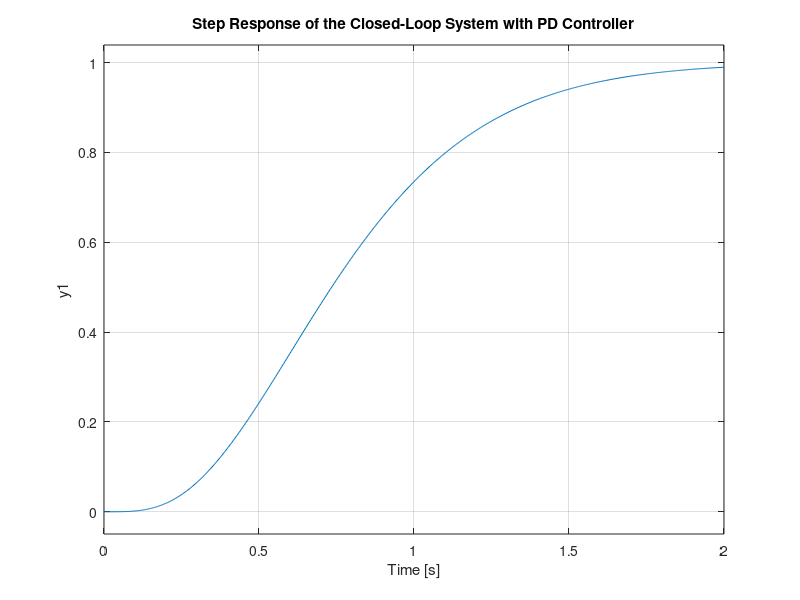

MATLAB code to generate this figure: (Note: this script raises an error after producing the figure.)
% 
% %%
% clc;
% clear all;
% J_m = 0.0001;
% J_l = 0.001;
% K = 1;
% N = 5;
% C_m = 0.01;
% C_l = 0.01;
% 
% % Define the numerator and denominator coefficients
% numerator = K / N;
% denominator = [J_l * J_m, (J_l * C_m + C_l * J_m), ...
%     (J_l * K / N^2 + C_l * C_m + K * J_m), ...
%     (C_l * K / N^2 + K * C_m), 0];
% 
% % Create the open-loop transfer function
% G = tf(numerator, denominator);
% 
% % Initialize an array to store the controllers for each w_cd
% controllers = [];
% legends = cell(1, 10); % Cell array to store legend entries
% 
% % Loop through w_cd from 1 to 10
% for w_cd = 1:1:10
%     % Define Td and Sd
%     s = tf('s');
%     Td = w_cd^4 / (s + w_cd)^4;
%     Sd = 1 - Td;
%     
%     % Calculate the controller C
%     C = Td / (Sd * G);
%     
%     % Store the controller in the array
%     controllers = [controllers; C];
%     
%     % Store legend entry
%     legends{w_cd} = ['w_{cd} = ', num2str(w_cd)];
% end
% 
% % Plot the closed-loop step responses
% figure;
% hold on;
% 
% for w_cd = 1:1:10
%     % Get the controller for the current w_cd
%     C = controllers(w_cd);
%     
%     % Define the closed-loop transfer function with unit feedback
%     closed_loop_tf = feedback(C * G, 1);
%     
%     % Plot the step response
%     step(closed_loop_tf);
% end
% 
% % Add legend to the plot
% legend(legends);
% 
% % Add title and labels
% title('Closed-Loop Step Responses for Different w_{cd} Values');
% xlabel('Time (seconds)');
% ylabel('Amplitude');
% 
% 
% 
% %%
% clc;
% clear all;
% J_m = 0.0001;
% J_l = 0.001;
% K = 1;
% N = 5;
% C_m = 0.01;
% C_l = 0.01;
% 
% % Define the numerator and denominator coefficients
% numerator = K / N;
% denominator = [J_l * J_m, (J_l * C_m + C_l * J_m), ...
%     (J_l * K / N^2 + C_l * C_m + K * J_m), ...
%     (C_l * K / N^2 + K * C_m), 0];
% 
% % Create the open-loop transfer function
% G = tf(numerator, denominator);
% 
% % Initialize arrays to store the controllers and performance metrics
% controllers = [];
% legends = cell(1, 10); % Cell array to store legend entries
% overshoots = zeros(1, 10);
% rise_times = zeros(1, 10);
% settling_times = zeros(1, 10);
% 
% % Loop through w_cd from 1 to 10
% for w_cd = 1:1:10
%     % Define Td and Sd
%     s = tf('s');
%     Td = w_cd^4 / (s + w_cd)^4;
%     Sd = 1 - Td;
%     
%     % Calculate the controller C
%     C = Td / (Sd * G);
%     
%     % Store the controller in the array
%     controllers = [controllers; C];
%     
%     % Store legend entry
%     legends{w_cd} = ['w_{cd} = ', num2str(w_cd)];
% end
% 
% % Plot the closed-loop step responses
% figure;
% hold on;
% 
% for w_cd = 1:1:10
%     % Get the controller for the current w_cd
%     C = controllers(w_cd);
%     
%     % Define the closed-loop transfer function with unit feedback
%     closed_loop_tf = feedback(C * G, 1);
%     
%     % Plot the step response
%     [y, t] = step(closed_loop_tf);
%     plot(t, y);
%     
%     % Calculate overshoot, rise time, and settling time
%     S = stepinfo(closed_loop_tf);
%     overshoots(w_cd) = S.Overshoot;
%     rise_times(w_cd) = S.RiseTime;
%     settling_times(w_cd) = S.SettlingTime;
% end
% 
% % Add legend to the plot
% legend(legends);
% 
% % Add title and labels
% title('Closed-Loop Step Responses for Different w_{cd} Values');
% xlabel('Time (seconds)');
% ylabel('Amplitude');
% 
% % Display overshoot, rise time, and settling time for each plot
% disp('Performance Metrics for each w_{cd}:');
% for w_cd = 1:1:10
%     fprintf('w_{cd} = %d: Overshoot = %.2f%%, Rise Time = %.2f s, Settling Time = %.2f s\n', ...
%         w_cd, overshoots(w_cd), rise_times(w_cd), settling_times(w_cd));
% end

%
 clc;
clear all;
J_m = 0.0001;
J_l = 0.001;
K = 1;
N = 5;
C_m = 0.01;
C_l = 0.01;

% Define the numerator and denominator coefficients
numerator = K / N;
denominator = [J_l * J_m, (J_l * C_m + C_l * J_m), ...
    (J_l * K / N^2 + C_l * C_m + K * J_m), ...
    (C_l * K / N^2 + K * C_m), 0];

% Create the open-loop transfer function
G = tf(numerator, denominator);
 s = tf('s');
    Td = 5^4 / (s + 5)^4;
    Sd = 1 - Td;
   
    % Calculate the controller C
    C = Td / (Sd * G);
    % Plot the step response of the closed-loop system
closed_loop_sys = feedback(C * G, 1);
figure;
step(closed_loop_sys);
title('Step Response of the Closed-Loop System with PD Controller');
grid on;

% Calculate and display performance metrics
info = stepinfo(closed_loop_sys);
rise_time = info.RiseTime;
settling_time = info.SettlingTime;
overshoot = info.Overshoot;

fprintf('Rise Time (t_r): %.4f seconds\n', rise_time);
fprintf('Settling Time (t_s): %.4f seconds\n', settling_time);
fprintf('Overshoot: %.2f%%\n', overshoot);

% Define a sinusoidal input
t = 0:0.01:10;  % time vector from 0 to 10 seconds
f = 1;  % frequency of the sinusoidal input
input = sin(2 * pi * f * t);  % sinusoidal input

% Simulate the closed-loop response to the sinusoidal input
output = lsim(closed_loop_sys, input, t);

% Plot the sinusoidal input and the system's response
figure;
plot(t, input, 'r--', 'DisplayName', 'Sinusoidal Input');
hold on;
plot(t, output, 'b', 'DisplayName', 'System Response');
xlabel('Time (seconds)');
ylabel('Amplitude');
title('Closed-Loop Response to Sinusoidal Input');
legend;
grid on;

% Convert the closed-loop transfer function to a state-space model
closed_loop_sys_ss = ss(closed_loop_sys);

% Define initial conditions
initial_conditions = [1; 0; 0; 0];  % Example initial conditions (adjust as needed)

% Simulate the closed-loop response to initial conditions
figure;
initial(closed_loop_sys_ss, initial_conditions);
title('Closed-Loop Response to Initial Conditions');
grid on;
